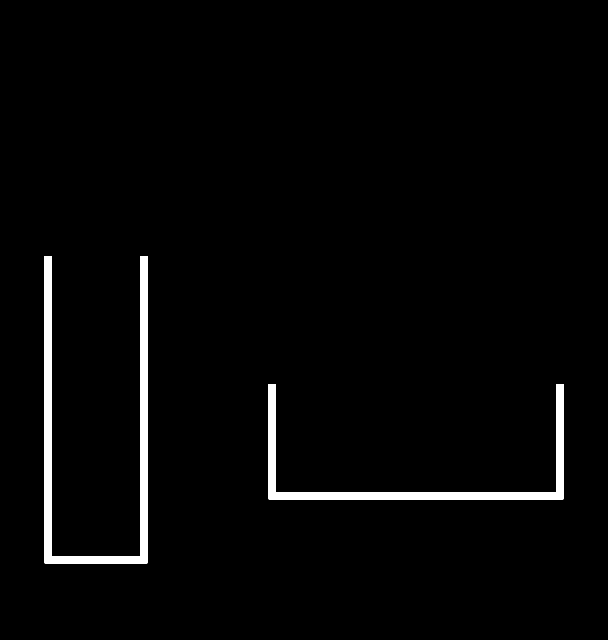

Below is a game level as drawn by its tile map, then a one-line description and the .tmx file that defines it, in full:
An orthogonal 19x20 tile map with 32x32 px tiles, 1 tile layer (Tile Layer 1) and 8 objects.

<map version="1.0" tiledversion="1.1.6" orientation="orthogonal" renderorder="right-down" width="19" height="20" tilewidth="32" tileheight="32" infinite="0" nextobjectid="19">
 <properties>
  <property name="hue" type="int" value="125" />
 </properties>
 <tileset firstgid="1" source="tileset.tsx" />
 <layer name="Tile Layer 1" width="19" height="20">
  <data encoding="csv">
0,0,0,0,0,0,0,0,0,0,0,0,0,0,0,0,0,0,0,
0,0,0,0,0,0,0,0,0,0,0,0,0,0,0,0,0,0,0,
0,0,0,0,0,0,0,0,0,0,0,0,0,0,0,0,0,0,0,
0,0,0,0,0,0,0,0,0,0,0,0,0,0,0,0,0,0,0,
0,0,0,0,0,0,0,0,0,0,0,0,0,0,0,0,0,0,0,
0,0,0,0,0,0,0,0,0,0,0,0,0,0,0,0,0,0,0,
0,0,0,0,0,0,0,0,0,0,0,0,0,0,0,0,0,0,0,
0,0,0,0,0,0,0,0,0,0,0,0,0,0,0,0,0,0,0,
0,11,0,0,11,0,0,0,0,0,0,0,0,0,0,0,0,0,0,
0,11,0,0,11,0,0,0,0,0,0,0,0,0,0,0,0,0,0,
0,11,0,0,11,0,0,0,0,0,0,0,0,0,0,0,0,0,0,
0,11,0,0,11,0,0,0,0,0,0,0,0,0,0,0,0,0,0,
0,11,0,0,11,0,0,0,11,0,0,0,0,0,0,0,0,11,0,
0,11,0,0,11,0,0,0,11,0,0,0,0,0,0,0,0,11,0,
0,11,0,0,11,0,0,0,11,0,0,0,0,0,0,0,0,11,0,
0,11,0,0,11,0,0,0,6,3,3,3,3,3,3,3,3,5,0,
0,11,0,0,11,0,0,0,0,0,0,0,0,0,0,0,0,0,0,
0,6,3,3,5,0,0,0,0,0,0,0,0,0,0,0,0,0,0,
0,0,0,0,0,0,0,0,0,0,0,0,0,0,0,0,0,0,0,
0,0,0,0,0,0,0,0,0,0,0,0,0,0,0,0,0,0,0
</data>
 </layer>
 <objectgroup name="Player">
  <object id="2" x="80" y="525" width="32" height="32" />
 </objectgroup>
 <objectgroup name="Finish">
  <object id="6" x="384.5" y="428.5" width="64" height="64" />
 </objectgroup>
 <objectgroup name="Obstacles">
  <object id="8" x="140" y="256.5" width="8" height="308.5" />
  <object id="9" x="42.5" y="256.5" width="9" height="308.5" />
  <object id="10" x="52" y="557" width="89" height="8" />
  <object id="12" x="277.5" y="493.5" width="278" height="6.5" />
  <object id="16" x="268.5" y="383" width="8.5" height="117.5" />
  <object id="17" x="556" y="383.5" width="7.5" height="116.5" />
 </objectgroup>
</map>
